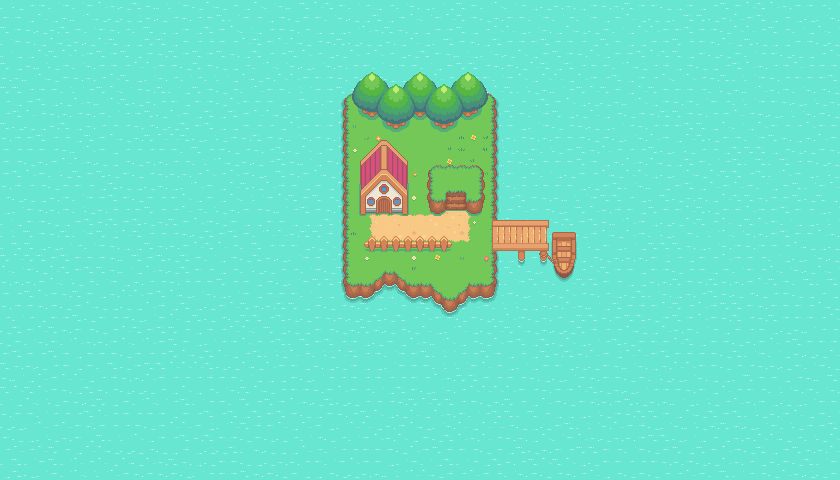

Tiled map render using the project's own tile images. Description and the map definition, with tile-layer contents summarised, below:
An orthogonal 70x40 tile map with 12x12 px tiles, 10 tile layers (Ocean, Island, Paths, Plateau, ...), 3 hidden layers not drawn, 2 tilesets.

<map version="1.10" tiledversion="1.10.1" orientation="orthogonal" renderorder="right-down" width="70" height="40" tilewidth="12" tileheight="12" infinite="0" nextlayerid="16" nextobjectid="1">
 <tileset firstgid="1" source="../tilesets/island.tsx" />
 <tileset firstgid="1025" source="../tilesets/collision.tsx" />
 <layer id="1" name="Ocean" width="70" height="40">
  <data>[2800 cells, 2800 non-empty, 9 distinct tile ids]</data>
 </layer>
 <layer id="2" name="Island" width="70" height="40">
  <data>[2800 cells, 300 non-empty, 95 distinct tile ids]</data>
 </layer>
 <layer id="8" name="Paths" width="70" height="40">
  <data>[2800 cells, 40 non-empty, 16 distinct tile ids]</data>
 </layer>
 <layer id="3" name="Plateau" width="70" height="40">
  <data>[2800 cells, 35 non-empty, 34 distinct tile ids]</data>
 </layer>
 <group id="15" name="Objects">
  <layer id="4" name="House" width="70" height="40">
   <data>[2800 cells, 50 non-empty, 49 distinct tile ids]</data>
  </layer>
  <layer id="11" name="Fence" width="70" height="40">
   <data>[2800 cells, 16 non-empty, 8 distinct tile ids]</data>
  </layer>
  <layer id="12" name="Dock" width="70" height="40">
   <data>[2800 cells, 60 non-empty, 60 distinct tile ids]</data>
  </layer>
  <layer id="10" name="Florage" width="70" height="40">
   <data>[2800 cells, 24 non-empty, 19 distinct tile ids]</data>
  </layer>
  <layer id="5" name="Trees" width="70" height="40">
   <data>[2800 cells, 72 non-empty, 24 distinct tile ids]</data>
  </layer>
  <layer id="6" name="Trees2" width="70" height="40">
   <data>[2800 cells, 48 non-empty, 24 distinct tile ids]</data>
  </layer>
 </group>
 <layer id="13" name="Collision" width="70" height="40" visible="0" opacity="0.39">
  <data>[2800 cells, 91 non-empty, 1 distinct tile ids]</data>
 </layer>
 <layer id="9" name="TallGrass" width="70" height="40" visible="0">
  <data>[2800 cells, 9 non-empty, 9 distinct tile ids]</data>
 </layer>
 <layer id="14" name="Foreground" width="70" height="40" visible="0">
  <data>[2800 cells, 20 non-empty, 16 distinct tile ids]</data>
 </layer>
</map>
